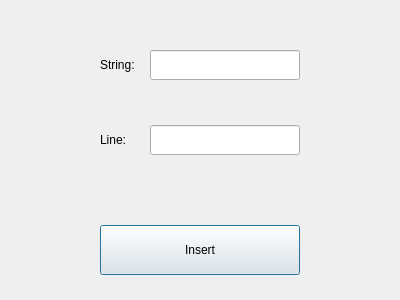
<?xml version="1.0" encoding="UTF-8"?>
<ui version="4.0">
 <class>insert_one_string</class>
 <widget class="QDialog" name="insert_one_string">
  <property name="geometry">
   <rect>
    <x>0</x>
    <y>0</y>
    <width>400</width>
    <height>300</height>
   </rect>
  </property>
  <property name="windowTitle">
   <string>Insert one string</string>
  </property>
  <widget class="QPushButton" name="button_insert_one_string">
   <property name="geometry">
    <rect>
     <x>100</x>
     <y>225</y>
     <width>200</width>
     <height>50</height>
    </rect>
   </property>
   <property name="text">
    <string>Insert</string>
   </property>
  </widget>
  <widget class="QLineEdit" name="one_string_val">
   <property name="geometry">
    <rect>
     <x>150</x>
     <y>50</y>
     <width>150</width>
     <height>30</height>
    </rect>
   </property>
  </widget>
  <widget class="QLineEdit" name="line_string_val">
   <property name="geometry">
    <rect>
     <x>150</x>
     <y>125</y>
     <width>150</width>
     <height>30</height>
    </rect>
   </property>
  </widget>
  <widget class="QLabel" name="label">
   <property name="geometry">
    <rect>
     <x>100</x>
     <y>50</y>
     <width>50</width>
     <height>30</height>
    </rect>
   </property>
   <property name="text">
    <string>String:</string>
   </property>
   <property name="textFormat">
    <enum>Qt::AutoText</enum>
   </property>
  </widget>
  <widget class="QLabel" name="label_2">
   <property name="geometry">
    <rect>
     <x>100</x>
     <y>125</y>
     <width>50</width>
     <height>30</height>
    </rect>
   </property>
   <property name="text">
    <string>Line:</string>
   </property>
  </widget>
 </widget>
 <resources/>
 <connections>
  <connection>
   <sender>button_insert_one_string</sender>
   <signal>clicked()</signal>
   <receiver>insert_one_string</receiver>
   <slot>close()</slot>
   <hints>
    <hint type="sourcelabel">
     <x>143</x>
     <y>246</y>
    </hint>
    <hint type="destinationlabel">
     <x>122</x>
     <y>170</y>
    </hint>
   </hints>
  </connection>
 </connections>
</ui>
